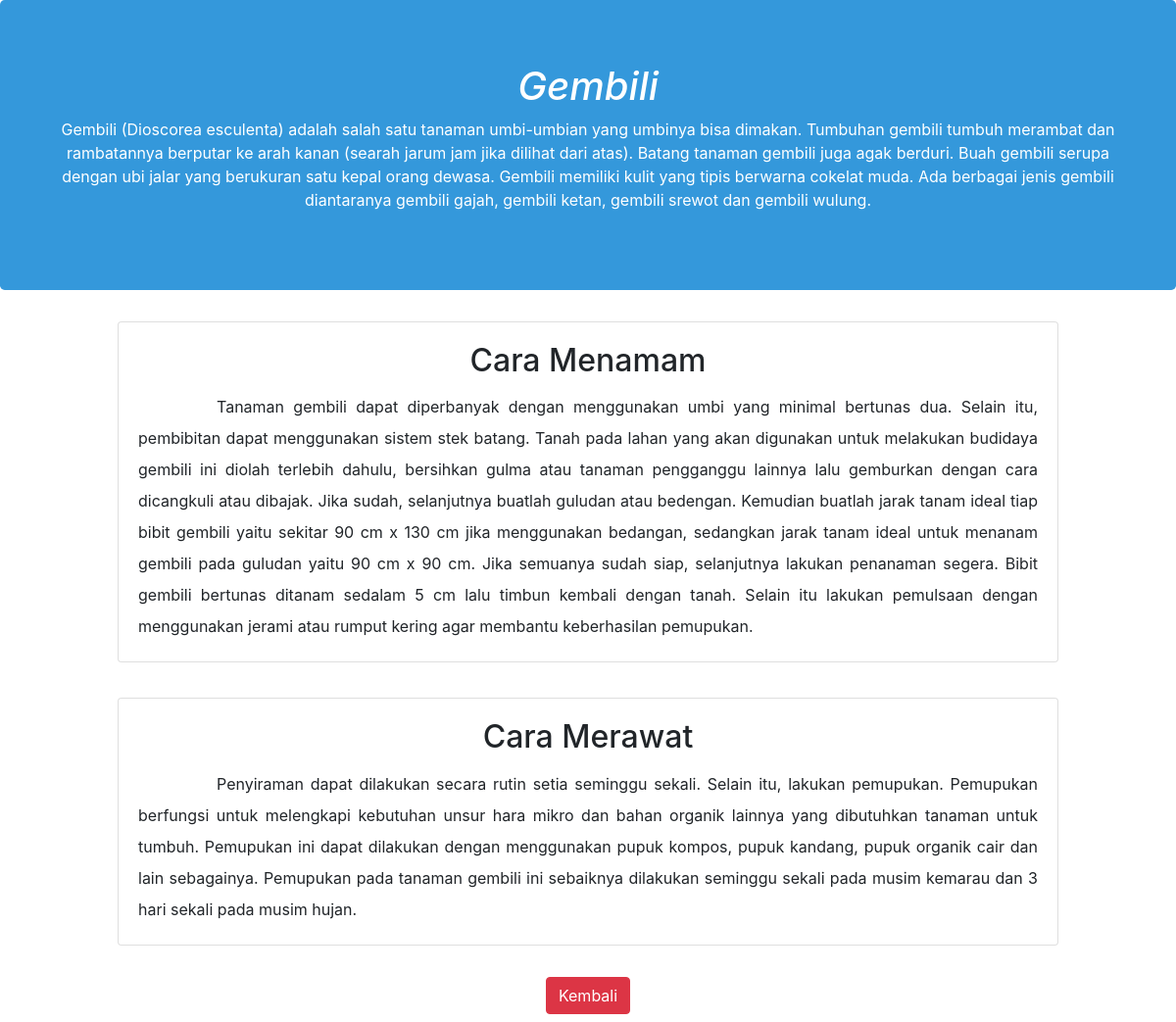
Page /artikel.php?id=31 on the committed database.
### tables this page shows
CREATE TABLE `artikel` (
  `id_artikel` int(11) NOT NULL,
  `id_tanaman` int(11) NOT NULL,
  `deskripsi` text NOT NULL,
  `cara_menanam` text NOT NULL,
  `cara_merawat` text NOT NULL
);

CREATE TABLE `jenis_tanaman` (
  `id_tanaman` int(11) NOT NULL,
  `nama` varchar(45) NOT NULL
);

### artikel.php (the view, shortened to what this page needs)
<?php
    include "koneksi.php";
    $id = $_GET["id"];
    $qartikel = "SELECT * from artikel, jenis_tanaman where artikel.id_tanaman = jenis_tanaman.id_tanaman and jenis_tanaman.id_tanaman = $id";
    $data_artikel = $conn->query($qartikel)->fetch_assoc();
?>
<!DOCTYPE html>
<html lang="en">
<head>
    <link rel="stylesheet" href="css/style-artikel.css">
    <link rel="stylesheet" href="node_modules/bootstrap/dist/css/bootstrap.min.css">
</head>
<body>
    <div class="jumbotron text-center bg" style="background-color: #3498DB;">
        <div class="container isijumbotron">
            <h1 class="jumbotron-heading"><i><?= $data_artikel["nama"] ?></i></h1>
            <p><?= $data_artikel["deskripsi"] ?></p>
        </div>
    </div>
    <div class="card" style="width: 80%;">
        <div class="card-body">
            <h2 class="card-title text-center">Cara Menamam</h2>
            <p class="card-text text-justify"><?= $data_artikel["cara_menanam"] ?></p>
        </div>
    </div>
    <div class="card card2" style="width: 80%;">
        <div class="card-body">
            <h2 class="card-title text-center">Cara Merawat</h2>
            <p class="card-text text-justify"><?= $data_artikel["cara_merawat"] ?></p>
        </div>
    </div>
    <div class="text-center" style="margin-top: 2%;">
        <a href="belajar.php" type="button" class="btn btn-danger my-2">Kembali</a>
    </div>
</body>
</html>

### css/style-artikel.css (style rules this page uses)
.jumbotron { color: white; }
.card { margin-right: auto; margin-left: auto; }
.card2 { margin-top: 3%; }
.card-text { text-indent: 5em; line-height: 2em; }

### rows in the picture
artikel: id_tanaman.nama "Gembili", deskripsi "Gembili (Dioscorea esculenta) adalah salah satu tanaman umbi-umbian yang umbinya bisa dimakan. Tumbuhan gembili tumbuh merambat dan rambatannya berputar ke arah kanan (searah jarum jam jika dilihat dari atas). Batang tanaman gembili juga agak berduri. Buah gembili serupa dengan ubi jalar yang berukuran satu kepal orang dewasa. Gembili memiliki kulit yang tipis berwarna cokelat muda. Ada berbagai jenis gembili diantaranya gembili gajah, gembili ketan, gembili srewot dan gembili wulung.", cara_menanam "Tanaman gembili dapat diperbanyak dengan menggunakan umbi yang minimal bertunas dua. Selain itu, pembibitan dapat menggunakan sistem stek batang. Tanah pada lahan yang akan digunakan untuk melakukan budidaya gembili ini diolah terlebih dahulu, bersihkan gulma atau tanaman pengganggu lainnya lalu gemburkan dengan cara dicangkuli atau dibajak. Jika sudah, selanjutnya buatlah guludan atau bedengan. Kemudian buatlah jarak tanam ideal tiap bibit gembili yaitu sekitar 90 cm x 130 cm jika menggunakan bedangan, sedangkan jarak tanam ideal untuk menanam gembili pada guludan yaitu 90 cm x 90 cm. Jika semuanya sudah siap, selanjutnya lakukan penanaman segera. Bibit gembili bertunas ditanam sedalam 5…", cara_merawat "Penyiraman dapat dilakukan secara rutin setia seminggu sekali. Selain itu, lakukan pemupukan. Pemupukan berfungsi untuk melengkapi kebutuhan unsur hara mikro dan bahan organik lainnya yang dibutuhkan tanaman untuk tumbuh. Pemupukan ini dapat dilakukan dengan menggunakan pupuk kompos, pupuk kandang, pupuk organik cair dan lain sebagainya. Pemupukan pada tanaman gembili ini sebaiknya dilakukan seminggu sekali pada musim kemarau dan 3 hari sekali pada musim hujan."
